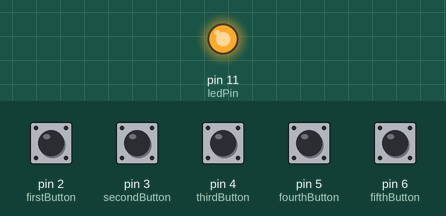
A sketch run on a simulated Arduino Uno, built with avr-gcc and run on an emulated ATmega328P. Parts: output pins drawn as LEDs (lit = HIGH). Inputs (shaded band) come from the test bench; at power-on: pin 2 (firstButton), pin 3 (secondButton), pin 4 (thirdButton), pin 5 (fourthButton), pin 6 (fifthButton) LOW. What the sketch prints to the serial monitor is not drawn.

Above: at 0.1 s.
Timing chart, 0 to 1.6 s (numbered marks = the images above):
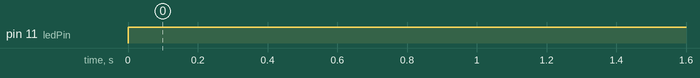

Measured:
- by itself, pin 11 (ledPin): LOW → HIGH at 0.00 s

The sketch:

engelBart.ino
```cpp
int firstButton = 2;
int secondButton = 3;
int thirdButton = 4;
int fourthButton = 5;
int fifthButton = 6;

int firstState = 0;
int secondState = 0;
int thirdState = 0;
int fourthState = 0;
int fifthState = 0;

int ledPin =  11;

void setup() {
  pinMode(ledPin, OUTPUT);
  pinMode(firstButton, INPUT);
  pinMode(secondButton, INPUT);
  pinMode(thirdButton, INPUT);
  pinMode(fourthButton, INPUT);
  pinMode(fifthButton, INPUT);

  Serial.begin(9600);

}

void loop(){
  // read the state of the pushbutton value:
  firstState = digitalRead(firstButton);
  secondState = digitalRead(secondButton);
  thirdState = digitalRead(thirdButton);
  fourthState = digitalRead(fourthButton);
  fifthState = digitalRead(fifthButton);

  String report = "";

  if(firstState == HIGH){
    report = report + "0";
  } else {
     digitalWrite(ledPin, HIGH);
      report = report + "1";
  }

  if(secondState == HIGH){
    report = report + "0";
  } else {
    digitalWrite(ledPin, HIGH);
    report = report + "1";
  }

  if(thirdState == HIGH){
     report = report + "0";
  } else {
     digitalWrite(ledPin, HIGH);
     report = report + "1";
  }

   if(fourthState == HIGH){
    report = report + "0";
  } else {
     digitalWrite(ledPin, HIGH);
     report = report + "1";
   }

   if(fifthState == HIGH){
     report = report + "0";
   } else {
     digitalWrite(ledPin, HIGH);
     report = report + "1";
   }

  Serial.println(report);

}
```
